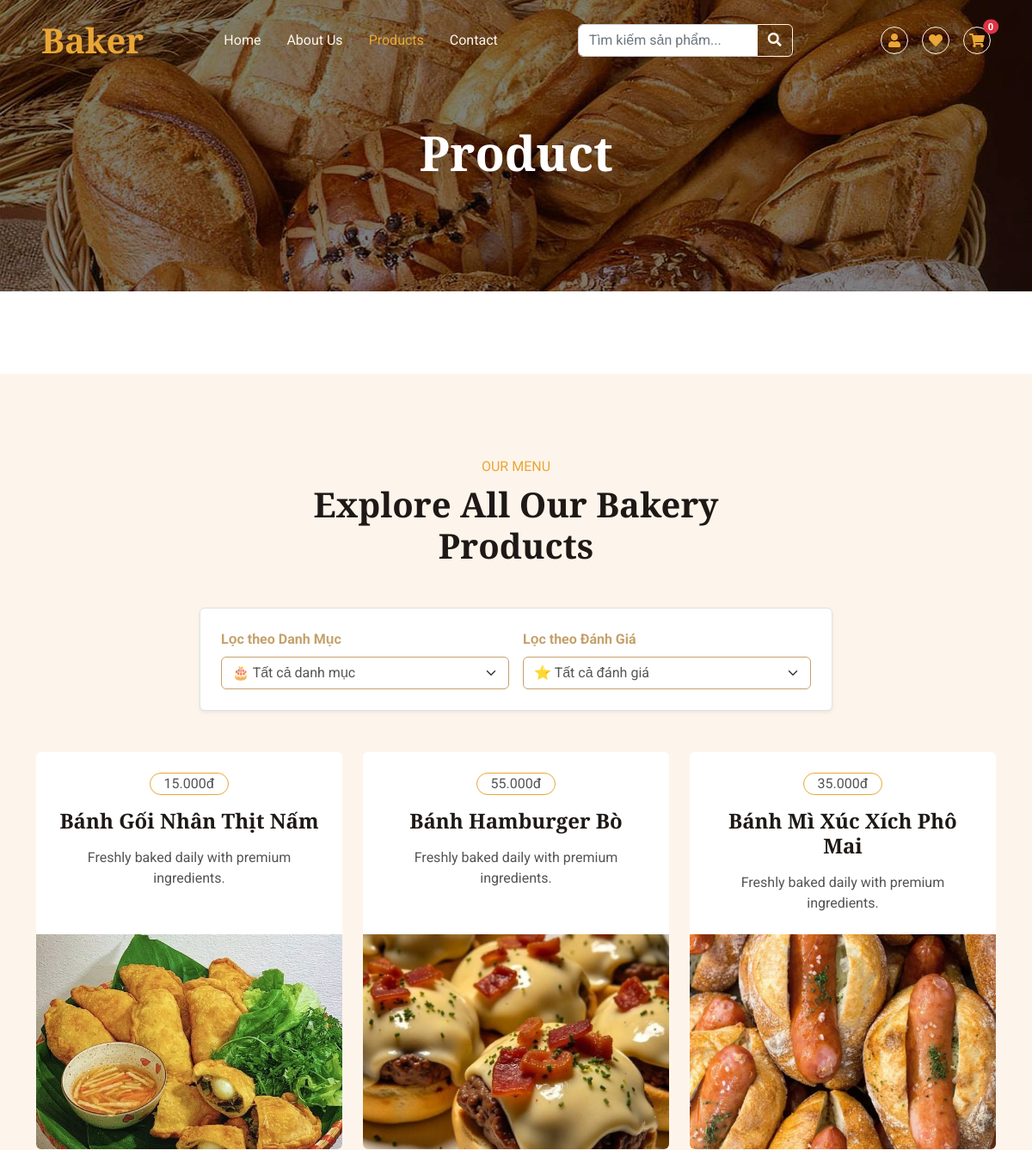
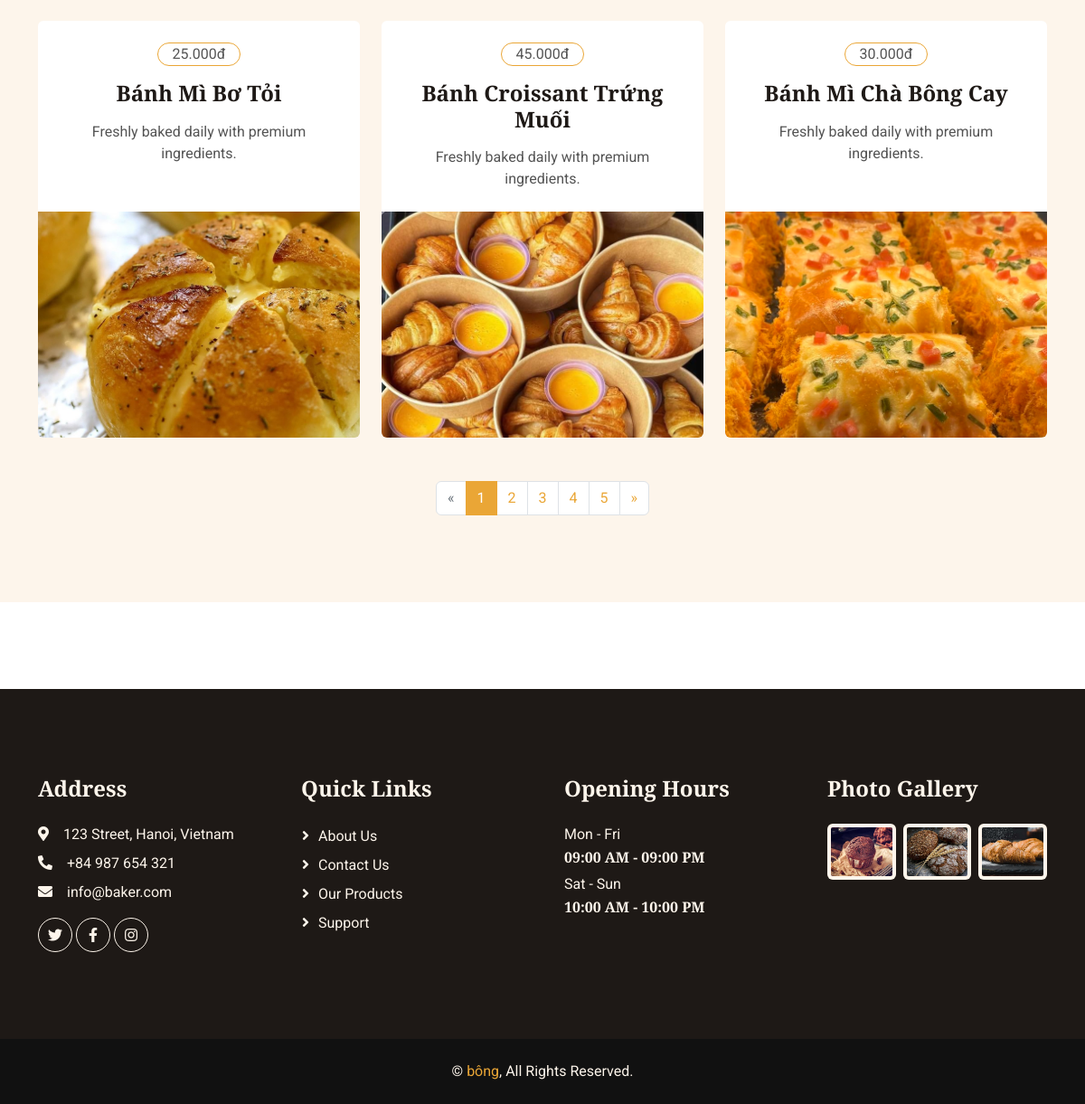
Screenshot of /index.php?page=product with the database file from the repository (2 pictures, top to bottom).
### tables this page shows
CREATE TABLE `products` (
  `product_id` int(11) NOT NULL,
  `category_id` int(11) DEFAULT NULL,
  `product_name` varchar(255) NOT NULL,
  `price` decimal(10,2) UNSIGNED NOT NULL,
  `description` text DEFAULT NULL,
  `stock_quantity` int(10) UNSIGNED NOT NULL DEFAULT 0,
  `image` varchar(255) NOT NULL,
  `status` tinyint(1) DEFAULT 1
);

### views/product.php (the view, shortened to what this page needs)
<?php
$db = Database::getInstance();
$search_term = isset($_GET['search']) ? trim($_GET['search']) : '';
$cat_id = isset($_GET['category']) ? (int)$_GET['category'] : 0;
$is_search = !empty($search_term);
$limit = 6;
$page_num = isset($_GET['p']) ? (int)$_GET['p'] : 1;
$offset = ($page_num - 1) * $limit;
$where_clauses = ["p.status = 1"];
if ($cat_id > 0) {
    $where_clauses[] = "p.category_id = '$cat_id' AND p.category_id IN (SELECT category_id FROM categories WHERE status = 1)";
} else {
    $where_clauses[] = "p.category_id IN (SELECT category_id FROM categories WHERE status = 1)";
}
$where_sql = implode(' AND ', $where_clauses);
$having_clause = "";
$count_sql = "SELECT COUNT(*) as total FROM (SELECT p.product_id FROM products p LEFT JOIN reviews r ON p.product_id = r.product_id WHERE $where_sql GROUP BY p.product_id $having_clause) as temp";
$count_res = @mysqli_query($db, $count_sql);
$total_products = $count_res ? mysqli_fetch_assoc($count_res)['total'] : 0;
$total_pages = ceil($total_products / $limit);
$data_sql = "SELECT p.*, AVG(r.rating) as avg_rating FROM products p LEFT JOIN reviews r ON p.product_id = r.product_id WHERE $where_sql GROUP BY p.product_id $having_clause ORDER BY p.product_id DESC LIMIT $limit OFFSET $offset";
$all_products = @mysqli_query($db, $data_sql);
$query_string = "";
include 'header.php';
?>
<div class="container-xxl bg-light py-6 my-6 mt-0">
    <div class="container">
        <div class="text-center mx-auto mb-5 wow fadeInUp" data-wow-delay="0.1s" style="max-width: 500px;">
            <p class="text-primary text-uppercase mb-2">Our Menu</p>
            <h1 class="display-6 mb-4">
                <?php echo $is_search ? 'Kết quả tìm kiếm: "' . htmlspecialchars($search_term) . '"' : 'Explore All Our Bakery Products'; ?>
            </h1>
        </div>
        <div class="row justify-content-center mb-5 wow fadeInUp" data-wow-delay="0.2s">
            <div class="col-lg-8">
                <form action="index.php" method="GET" class="bg-white p-4 rounded shadow-sm border">
                    <div class="row g-3">
                        <div class="col-md-6">
                            <label class="form-label fw-bold" style="color: #c4a16b;">Lọc theo Danh Mục</label>
<select name="category" class="form-select" style="border-color: #c4a16b; cursor: pointer;" onchange="filterProductsAJAX()">
    <option value="0">🎂 Tất cả danh mục</option>
</select>
                        </div>
                      <div class="col-md-6">
                            <label class="form-label fw-bold" style="color: #c4a16b;">Lọc theo Đánh Giá</label>
<select name="rating" class="form-select" style="border-color: #c4a16b; cursor: pointer;" onchange="filterProductsAJAX()">                                <option value="all">⭐ Tất cả đánh giá</option>
                            </select>
                        </div>
                    </div>
                </form>
            </div>
        </div>
        <div class="row g-4" id="product-list-container" style="transition: 0.3s;">
           <?php
            if ($total_products > 0) {
                while($row = mysqli_fetch_assoc($all_products)) {
                    $p_name = $row['product_name'] ?? 'Bánh mới';
                    $p_price = $row['price'] ?? 0;
                    $file_name = !empty($row['image']) ? $row['image'] : 'default.jpg';
            ?>
                <div class="col-lg-4 col-md-6 wow fadeInUp" data-wow-delay="0.1s">
                    <div class="product-item d-flex flex-column bg-white rounded overflow-hidden h-100">
                        <div class="text-center p-4">
                            <div class="d-inline-block border border-primary rounded-pill px-3 mb-3">
                                <?php echo number_format($p_price, 0, ',', '.'); ?>đ
                            </div>
                            <h4 class="mb-3"><?php echo $p_name; ?></h4>
                            <span>Freshly baked daily with premium ingredients.</span>
                        </div>
                        <div class="position-relative mt-auto">
                            <img class="img-fluid w-100" src="assets/img/<?php echo $file_name; ?>" alt="<?php echo $p_name; ?>" style="height: 250px; object-fit: cover;" onerror="this.onerror=null; this.src='https://placehold.co/250x250?text=No+Image';">
                        </div>
                    </div>
                </div>
            <?php
                }
            }
            ?>
            <?php if ($total_pages > 1): ?>
            <div class="col-12 mt-5 text-center wow fadeInUp" data-wow-delay="0.1s">
                <nav aria-label="Page navigation">
                    <ul class="pagination justify-content-center mb-0">
                        <li class="page-item <?php echo ($page_num <= 1) ? 'disabled' : ''; ?>">
                            <a class="page-link" href="index.php?page=product<?php echo $query_string; ?>&p=<?php echo $page_num - 1; ?>" aria-label="Previous">
                                <span aria-hidden="true">&laquo;</span>
                            </a>
                        </li>
                        <?php for($i = 1; $i <= $total_pages; $i++): ?>
                        <li class="page-item <?php echo ($page_num == $i) ? 'active' : ''; ?>">
                            <a class="page-link" href="index.php?page=product<?php echo $query_string; ?>&p=<?php echo $i; ?>"><?php echo $i; ?></a>
                        </li>
                        <?php endfor; ?>
                        <li class="page-item <?php echo ($page_num >= $total_pages) ? 'disabled' : ''; ?>">
                            <a class="page-link" href="index.php?page=product<?php echo $query_string; ?>&p=<?php echo $page_num + 1; ?>" aria-label="Next">
                                <span aria-hidden="true">&raquo;</span>
                            </a>
                        </li>
                    </ul>
                </nav>
            </div>
            <?php endif; ?>
        </div>
    </div>
</div>
<?php include 'footer.php'; ?>

### assets/css/style.css (style rules this page uses)
:root { --primary: #EAA636; --secondary: #545454; --light: #FDF5EB; --dark: #1E1916; }
h4, h5, h6, .h4, .h5, .h6 { font-weight: 600 !important; }
.py-6 { padding-top: 6rem; padding-bottom: 6rem; }
.my-6 { margin-top: 6rem; margin-bottom: 6rem; }
.product-item { transition: .5s; }

### rows the page displays
products: price "15.000", product_name "Bánh Gối Nhân Thịt Nấm", image (picture)
products: price "55.000", product_name "Bánh Hamburger Bò", image (picture)
products: price "35.000", product_name "Bánh Mì Xúc Xích Phô Mai", image (picture)
products: price "25.000", product_name "Bánh Mì Bơ Tỏi", image (picture)
products: price "45.000", product_name "Bánh Croissant Trứng Muối", image (picture)
products: price "30.000", product_name "Bánh Mì Chà Bông Cay", image (picture)

### other values shown
$cart_count "0"
$current_page "Product"
